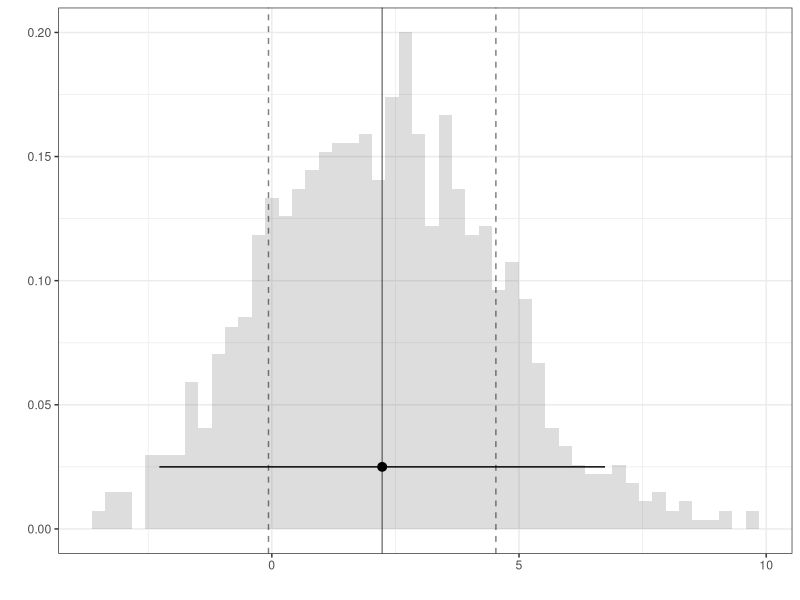
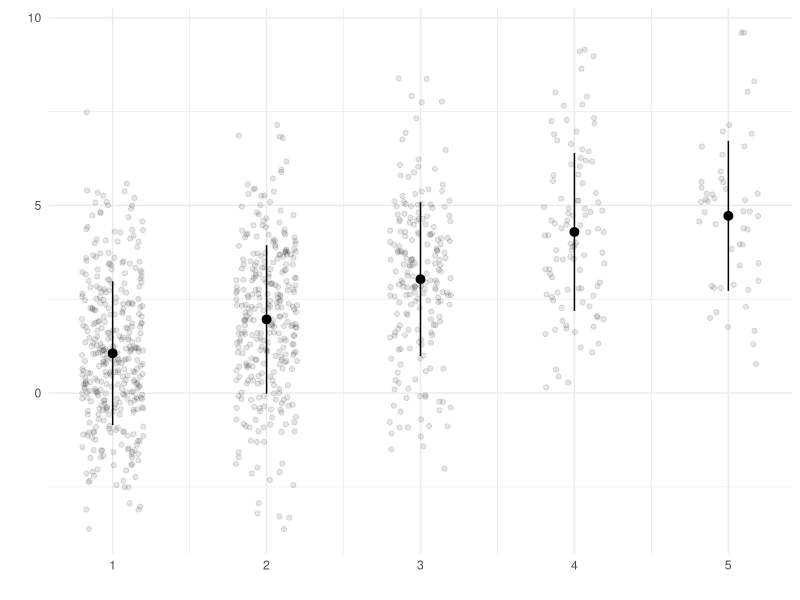
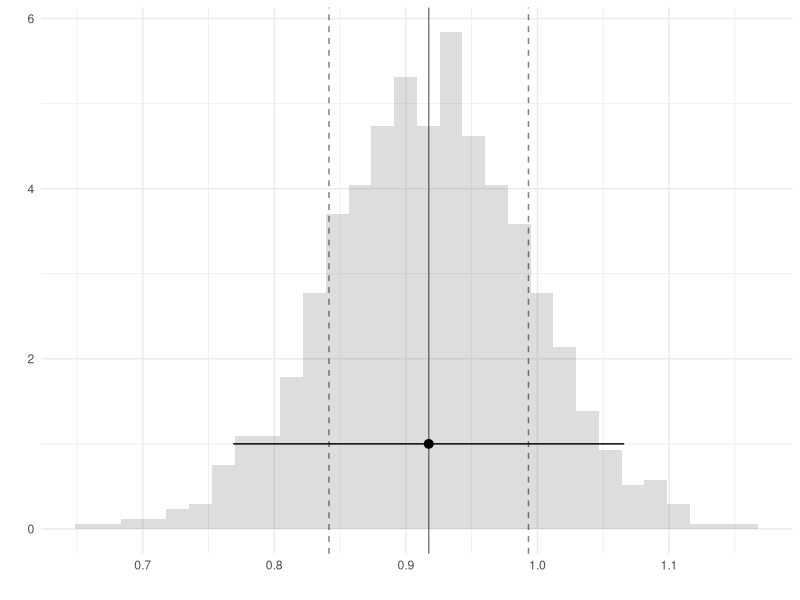
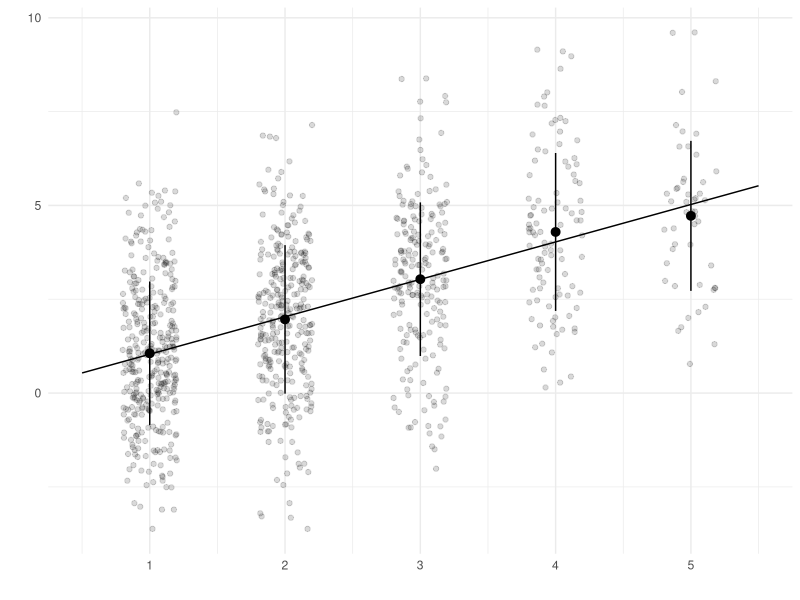
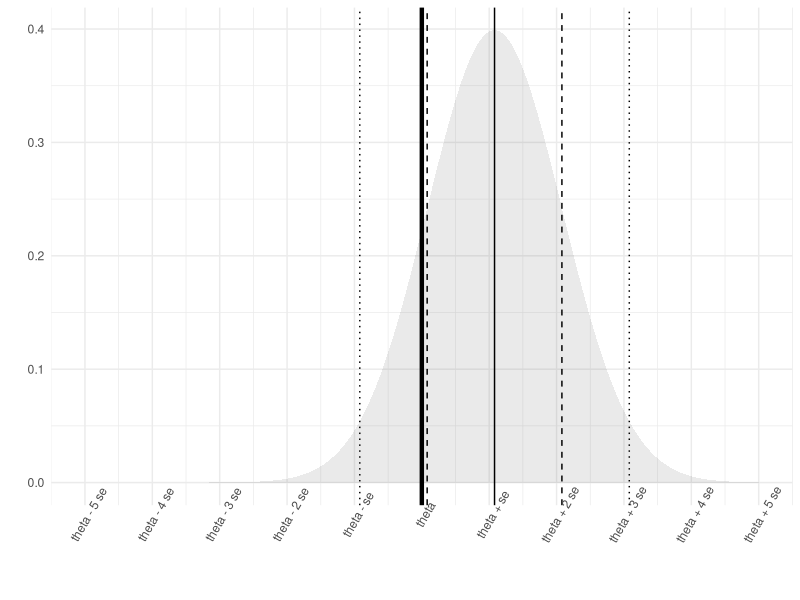
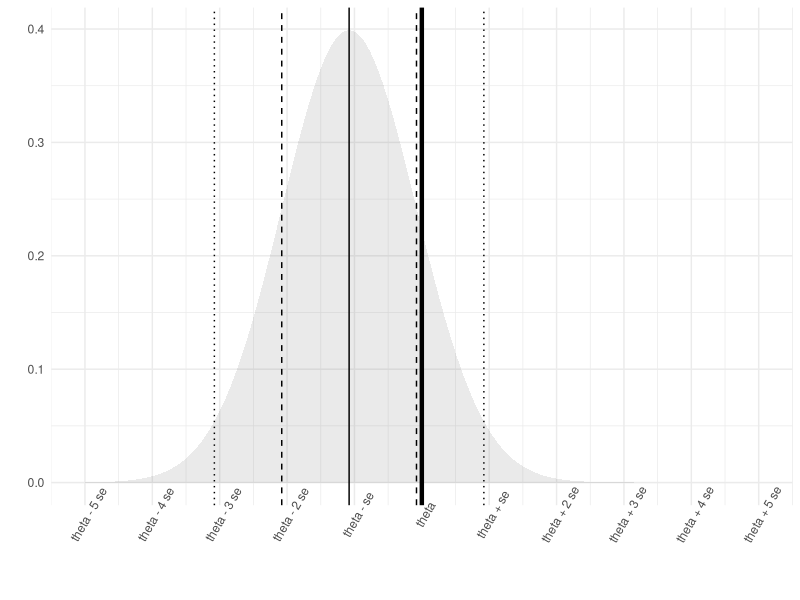

Source code (R) for these figures, in order:
## ---- chunk 1
#| echo: false
library(tidyverse) 
library(scales)

theme_set(theme_minimal())
options(scipen = 1, digits = 2)
## ---- chunk 2
#| echo: false
#| warning: false
library(ggplot2)
library(tidyverse)
library(patchwork)
## ---- chunk 3
#| echo: false
set.seed(123)
n = 1000
X = c(rep(1,350), rep(2,300),rep(3,200),rep(4,100),rep(5,50))
Y = X + rnorm(n,0,2)
df<- data.frame(x=X,y=Y)
## ---- chunk 4
#| out-height: 3.5in
#| fig-ncol: 2
#| fig-subcap:
#|  -  Histogram of the vector Y's elements
#|  -  Jittered Scatterplot of X and Y
ggplot() + geom_histogram(aes(x=Y,     y=after_stat(density)), alpha=.2, bins=50) + 
           geom_vline(aes(xintercept=mean(Y)), alpha=.5) + 
           geom_vline(aes(xintercept=mean(Y)+c(-1,1)*sd(Y)), linetype='dashed', alpha=.5) + 
           geom_pointrange(aes(x=mean(Y), xmin=mean(Y)-1.96*sd(Y), xmax=mean(Y)+1.96*sd(Y), y=.025)) + theme_bw() + xlab('') + ylab('')

ggplot() + geom_point(aes(x=X, y=Y), alpha=.1, position=position_jitter(w=.2, h=0)) + xlab('') + ylab('') +
           stat_summary(aes(x=X, y=Y), geom='pointrange', 
              fun=mean, 
              fun.min=function(x) mean(x)-sd(x),
              fun.max=function(x) mean(x)+sd(x))  
## ---- chunk 5
#| echo: true
B=1000

thetastar =  rep(NA,B)
for( b in 1:B ){
  Jstar = sample(1:n,size=n,replace=T)
  Xstar = X[Jstar]
  Ystar = Y[Jstar]
  thetastar[b] = (1/4)*(mean(Ystar[Xstar==5]) - mean(Ystar[Xstar==1]))
}
## ---- chunk 6
#| out-height: 3.5in
#| fig-cap: Histogram of the thetastar's elements
ggplot() + geom_histogram(aes(x=thetastar, y=after_stat(density)), alpha=.2) + 
           geom_vline(aes(xintercept=mean(thetastar)), alpha=.5) + 
           geom_vline(aes(xintercept=mean(thetastar)+c(-1,1)*sd(thetastar)), linetype='dashed', alpha=.5) + 
           geom_pointrange(aes(x=mean(thetastar), xmin=mean(thetastar)-1.96*sd(thetastar), xmax=mean(thetastar)+1.96*sd(thetastar), y=1)) + xlab('') + ylab('')

## ---- chunk 7
lines.fit = lm(Y~X, data=df)
muhat = function(x) { predict(lines.fit, newdata=data.frame(X=x)) }
x = seq(.5,5.5,by=.01)
ggplot() + geom_point(aes(x=X, y=Y), alpha=.15, position=position_jitter(w=.2, h=0)) + xlab('') + ylab('') +
           stat_summary(aes(x=X, y=Y), geom='pointrange', 
              fun=mean, 
              fun.min=function(x) mean(x)-sd(x),
              fun.max=function(x) mean(x)+sd(x))  +
           geom_line(aes(x=x, y=muhat(x))) 
## ---- chunk 8
#| out-height: 3.5in
#| fig-ncol: 2

point.estimate = (muhat(5) - muhat(1))/4
se = sd(thetastar)
bias = point.estimate - (mean(Y[X==5]) - mean(Y[X==1]))/4

dist.plot = function(bias) { 
  theta = bias
  breaks = theta + seq(-5,5, by=1)
  x = theta  + seq(-5,5, by=.01)
    labels.abstract = case_when(
      breaks == theta  ~ 'theta',
      breaks == theta+1  ~ 'theta + se',
      breaks == theta-1 ~ 'theta - se',
      breaks > theta+1  ~ sprintf('theta + %s se', abs(breaks-theta)),
      breaks < theta-1  ~ sprintf('theta - %s se', abs(breaks-theta)))
ggplot() + 
    geom_area(aes(x=x, y=dnorm(x, mean=theta+bias, sd=1)), alpha=.1) +
    geom_vline(aes(xintercept=theta+bias)) +
    geom_vline(aes(xintercept=theta+bias+c(-2,2)), linetype='dotted') + 
    geom_vline(aes(xintercept=theta+bias+c(-1,1)), linetype='dashed') + 
    geom_vline(aes(xintercept=theta), color='black', size=1.5) +
    scale_x_continuous(breaks=breaks, limits=range(breaks), labels=labels.abstract) +
    theme(axis.text.x=element_text(angle=60)) +
    xlab('') + ylab('')
}
dist.plot(bias/se)
dist.plot(-bias/se)
